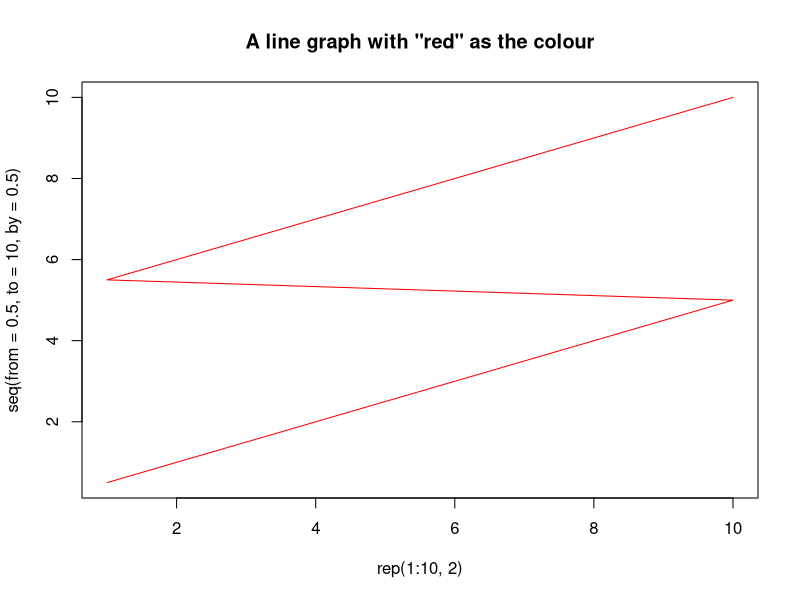

Generate this figure with R: (Note: this script raises an error after producing the figure.)
## ---- chunk 1
#Produce the plot with vectors created inside the function
plot(x = rep(1:10, 2), 
     y = seq(from = 0.5, to = 10, by = 0.5),
     col = "red",
     main = 'A line graph with "red" as the colour',
     type = "l")
## ---- chunk 2
#Create data frame with only the Penguins from Torgersen
penguins_torgensen_df <- penguin_df[penguin_df$island == "Torgersen",]
#Create a column with body mass in kilograms
penguins_torgensen_df$body_mass_kg <- 
  penguins_torgensen_df$body_mass_g / 1000
#Plot the histogram
hist(penguins_torgensen_df$body_mass_kg,
     main = "Histogram of the body mass of Penguins from Torgersen Island",
     xlab = "Body mass in kilograms",
     ylab = "frequency",
     col = "blue")
## ---- chunk 3
#Create data frame with only the Penguins from 2009
penguin_2009_df <- penguin_df[penguin_df$year == "2009",]
#Produce plot
plot(x = penguin_2009_df$bill_length_mm,
     y = penguin_2009_df$bill_depth_mm,
     col = as.numeric(penguin_2009_df$species),
     main = "Penguin bills vs depth in 2009",
     xlab = "Bill length (mm)",
     ylab = "Bill depth (mm)",
     pch = 15)
#Create legend
legend(x = "bottomleft", 
       col = 1:nlevels(penguin_2009_df$species),
       legend = levels(penguin_2009_df$species),
       pch = 15)
## ---- chunk 4
#Produce boxplot
boxplot(flipper_length_mm~sex*species,
        data = penguin_df,
        col = c("yellow","green"),
        main = "Flipper length of different species",
        xlab = "Species and sex of Penguin",
        ylab = "Flipper length (mm)"
)
